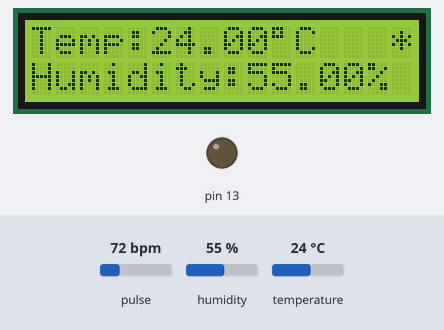
The sketch below on a simulated Arduino Mega 2560, built with avr-gcc and run on an emulated ATmega2560. Shown: 16×2 character LCD, output pins drawn as LEDs (lit = HIGH). The inputs (shaded band) are chosen by the test bench; at power-on: humidity 55 %, temperature 24 °C, pulse 72 bpm. The modem accepts every AT command (registered, SIM ready, sends succeed) and sends nothing else; what the sketch prints to the serial monitor is not drawn.

Above: at 34.3 s.
34.4 s: humidity set to 22 %
At 44.9 s:
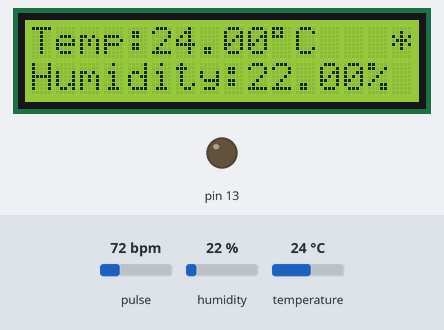
50.0 s: temperature set to 12 °C
At 55.2 s:
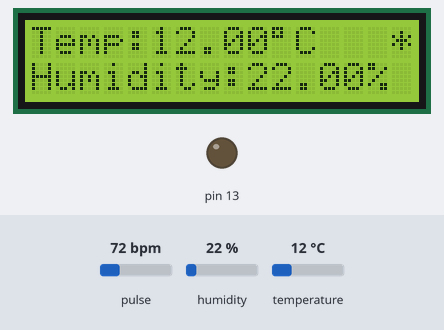
60.6 s: humidity set to 40 %
At 65.5 s:
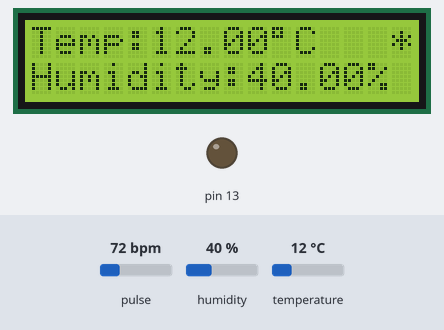
71.2 s: temperature set to 19 °C
At 75.7 s:
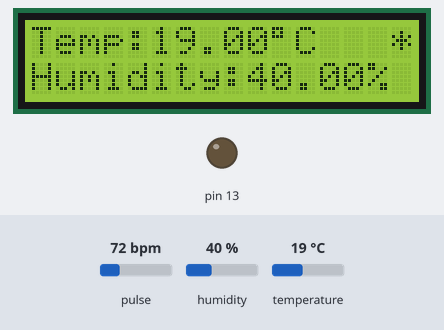
Timing chart, 0 to 77.2 s (numbered marks = the images above; inputs shaded):
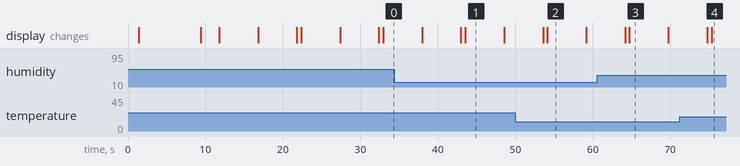

The sketch:

MEGA.ino
```cpp
#include <DHT.h>
#include <Wire.h>
#include <LiquidCrystal_I2C.h>
#define USE_ARDUINO_INTERRUPTS true
#include <PulseSensorPlayground.h>


//------------------------------------------------------------------------------------------
const char * SSID_NAME = "SSID_NAME";
const char * SSID_PASS = "SSID_PASS";
const char * TOKEN = "BBFF-xxxxxxxxxxxxxxxxxxxxxxxxx";
const char * SERVER = "industrial.api.ubidots.com";
const char * DEVICE_LABEL = "mega2560";
const char * VARIABLE_LABEL1 = "temperature";
const char * VARIABLE_LABEL2 = "humidity";
const char * VARIABLE_LABEL3 = "bpm";
const char * USER_AGENT = "MEGA2560";
const char * VERSION = "1.0";
const int PORT = 9012;
//------------------------------------------------------------------------------------------

const int PulseWire = 1;
const int LED13 = 13;
int Threshold = 550;

#define DHTPIN 7
#define DHTTYPE DHT11
DHT dht(DHTPIN, DHTTYPE);
LiquidCrystal_I2C lcd(0x27, 16, 2);
PulseSensorPlayground pulseSensor;


void setup() {
  Serial.begin(115200);
  Serial3.begin(115200);

  dht.begin();
  lcd.backlight();
  lcd.init();
  pulseSensor.analogInput(PulseWire);
  pulseSensor.blinkOnPulse(LED13);
  pulseSensor.setThreshold(Threshold);

  if (pulseSensor.begin()) {
    Serial.println("We created a pulseSensor Object !");
  }

  Serial3.println("AT");
  if (Serial3.find("Error")) {
    Serial.println("ERROR!\nAT Commands system does NOT works correctly.");
    return;
  }
  delay(100);
  Serial3.println("AT+CWMODE=3");
  delay(100);
  Serial3.println("AT+CIPMUX=1");
  delay(100);

  if (Serial3.find("OK")) {
    Serial.println("Connecting to ");
    Serial.println(SSID_NAME);
    lcd.clear();
    lcd.setCursor(0, 0);
    lcd.print("Connecting to: ");
    lcd.setCursor(0, 1);
    lcd.print(SSID_NAME);
    delay(3000);
  }

  String cmd = "AT+CWJAP=\"";
  cmd += SSID_NAME;
  cmd += "\"\,\"";
  cmd += SSID_PASS;
  cmd += "\"";
  Serial3.println(cmd);
  delay(3000);
  Serial3.println("AT+CIPSTATUS=?");
  delay(2000);

  if ( Serial3.find("OK") ) {
    Serial.println("\nConnected.");
    lcd.clear();
    lcd.setCursor(0, 0);
    lcd.print("Connected");
    delay(1000);
  }
  else {
    Serial.println("ERROR!\nUnable to connect to the selected access point.");
  }
  delay(1000);
}

void loop() {
  Serial.println("\n========================================");

  float h = dht.readHumidity();
  float t = dht.readTemperature();

  if (isnan(h) || isnan(t))
  {
    lcd.init();
    lcd.setCursor(1, 0);
    lcd.print("Failed to read");
    lcd.setCursor(0, 1);
    lcd.print("from DHT sensor!");
    return;
  }

  int myBPM = pulseSensor.getBeatsPerMinute();
  int BPM = myBPM - 172;


  // AT+CIPSTART=4,"TCP","industrial.api.ubidots.com",9012
  String atTcpPortConnectCmd = "AT+CIPSTART=4,\"TCP\",\"";
  atTcpPortConnectCmd += SERVER;
  atTcpPortConnectCmd += "\",9012";
  Serial3.println(atTcpPortConnectCmd);
  delay(300);
  if ( Serial3.find("OK") ) {
    Serial.println("connection to ubidots is established");
    lcd.setCursor(15, 0);
    lcd.print("*");
  }
  else {
    Serial.println("ERROR!\nUnable to connect to ubidots.");
    lcd.setCursor(15, 0);
    lcd.print("!");
  }

  Serial.print("\nTemperature: ");
  Serial.print(t);
  Serial.println("°C");
  Serial.print("Humidity: ");
  Serial.print(h);
  Serial.println("%");
  if (BPM < 0)  {
    Serial.println("No HeartBeat Happened !");
  }
  else {
    Serial.println("♥  A HeartBeat Happened ! ");
    Serial.print("BPM: ");
    Serial.println(BPM);
  }


  lcd.setCursor(0, 0);
  lcd.print("Temp:");
  lcd.print(t);
  lcd.print((char)223);
  lcd.print("C   ");
  lcd.setCursor(0, 1);
  lcd.print("Humidity:");
  lcd.print(h);
  lcd.print("%");
  delay(5000);
  if (BPM < 0)  {
    lcd.setCursor(0, 0);
    lcd.print("  No HeartBeat");
    lcd.setCursor(0, 1);
    lcd.print("   Happened !   ");
  }
  else {
    lcd.setCursor(0, 0);
    lcd.print("BPM:");
    lcd.print(BPM);
    lcd.print("      ");
    lcd.setCursor(0, 1);
    lcd.print("                ");
  }


  // USER_AGENT/VERSION|POST|TOKEN|DEVICE_LABEL=>VARIABLE_LABEL1:t,VARIABLE_LABEL2:h,VARIABLE_LABEL3:BPM|end
  String atGETCmd = USER_AGENT;
  atGETCmd += "/";
  atGETCmd += VERSION;
  atGETCmd += "|POST|";
  atGETCmd += TOKEN;
  atGETCmd += "|";
  atGETCmd += DEVICE_LABEL;
  atGETCmd += "=>";
  atGETCmd += VARIABLE_LABEL1;
  atGETCmd += ":";
  atGETCmd += t;
  atGETCmd += ",";
  atGETCmd += VARIABLE_LABEL2;
  atGETCmd += ":";
  atGETCmd += h;
  atGETCmd += ",";
  atGETCmd += VARIABLE_LABEL3;
  atGETCmd += ":";
  atGETCmd += BPM;
  atGETCmd += "|end";


  // send data length
  Serial3.println("AT+CIPSEND=4," + String(atGETCmd.length() + 4));
  delay(3000);


  Serial3.println(atGETCmd);
  delay(2000);

  if ( Serial3.find("OK") ) {
    Serial.println("\nData Sent.");
    lcd.setCursor(15, 0);
    lcd.print("^");

  }

  Serial3.println("AT+CIPCLOSE=4");
  delay(200);
  if ( Serial3.find("OK") ) {
    Serial.println("Disconnected from ubidots");
  }
}
```

Measured:
- what the display in image 1 shows lasts 5.1 s, from 43.5 s to 48.6 s
